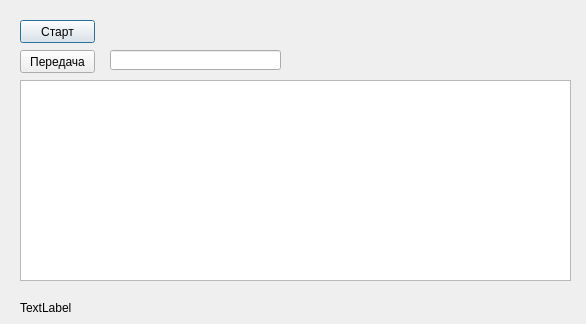
<?xml version="1.0" encoding="UTF-8"?>
<ui version="4.0">
 <class>Dialog</class>
 <widget class="QDialog" name="Dialog">
  <property name="geometry">
   <rect>
    <x>0</x>
    <y>0</y>
    <width>586</width>
    <height>324</height>
   </rect>
  </property>
  <property name="windowTitle">
   <string>Dialog</string>
  </property>
  <widget class="QPushButton" name="pushButton">
   <property name="geometry">
    <rect>
     <x>20</x>
     <y>20</y>
     <width>75</width>
     <height>23</height>
    </rect>
   </property>
   <property name="text">
    <string>Старт</string>
   </property>
  </widget>
  <widget class="QPushButton" name="pushButton_2">
   <property name="geometry">
    <rect>
     <x>20</x>
     <y>50</y>
     <width>75</width>
     <height>23</height>
    </rect>
   </property>
   <property name="text">
    <string>Передача</string>
   </property>
  </widget>
  <widget class="QLineEdit" name="lineEdit">
   <property name="geometry">
    <rect>
     <x>110</x>
     <y>50</y>
     <width>171</width>
     <height>20</height>
    </rect>
   </property>
  </widget>
  <widget class="QTextEdit" name="textEdit">
   <property name="geometry">
    <rect>
     <x>20</x>
     <y>80</y>
     <width>551</width>
     <height>201</height>
    </rect>
   </property>
  </widget>
  <widget class="QLabel" name="label">
   <property name="geometry">
    <rect>
     <x>20</x>
     <y>300</y>
     <width>551</width>
     <height>16</height>
    </rect>
   </property>
   <property name="text">
    <string>TextLabel</string>
   </property>
  </widget>
 </widget>
 <layoutdefault spacing="6" margin="11"/>
 <resources/>
 <connections/>
</ui>
